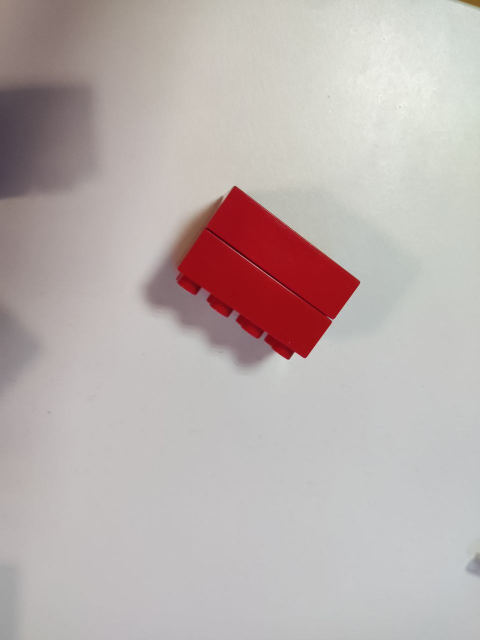
#> input picture Labeling/raw_data/photo_2022-10-12_12-52-03.jpg, 960 x 1280 px, found by its file name (shown at 1/2 size); its folder holds 4 pictures in this run
$ jupyter execute --allow-errors labler.ipynb   (shell and % lines are left out)
#> lines starting #> are read from the running program, lines starting #| are printed output that depends on the picture
[cell 1]
import numpy as np
import cv2

[cell 2]
import matplotlib.pyplot as plt
from matplotlib.colors import ListedColormap

[cell 3]
from random import randint
import os

[cell 4]
from IPython.display import display
from ipywidgets import IntSlider

[cell 5]
class Labler:
    def __init__(self, path=None):
        self.path = path
        self.img_label_dict = {}
        self.img_raw_dict = {}
        self.mask_label_dict = {}
        self.img_list = []
        self.iter = 0

    def get_img_list(self):
        self.img_list = os.listdir(self.path)

    def create_label_arrays(self):
        for filename in os.listdir(self.path):
            if filename[-4:] == '.jpg':
                self.img_list += [filename]
                raw_img = cv2.imread(self.path + "\\" + filename)
#> raw_img is the input picture: shape (1280, 960, 3); mean B, G, R 175.2, 177.1, 187.7
                raw_img = cv2.resize(raw_img, dsize=(int(raw_img.shape[0]/2), int(raw_img.shape[1]/2)), interpolation=cv2.INTER_CUBIC)
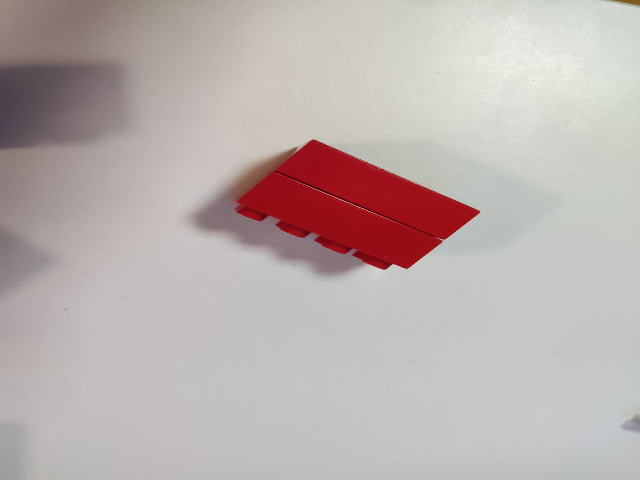
#> raw_img: shape (480, 640, 3); mean B, G, R 175.2, 177.1, 187.7
                self.img_raw_dict[filename] = raw_img
                self.img_label_dict[filename] = raw_img
                self.mask_label_dict[filename] = np.zeros((raw_img.shape[0], raw_img.shape[1]), dtype=np.uint8())
#> pass 2 of the loop in create_label_arrays, `for filename in os.listdir(self.path):`:
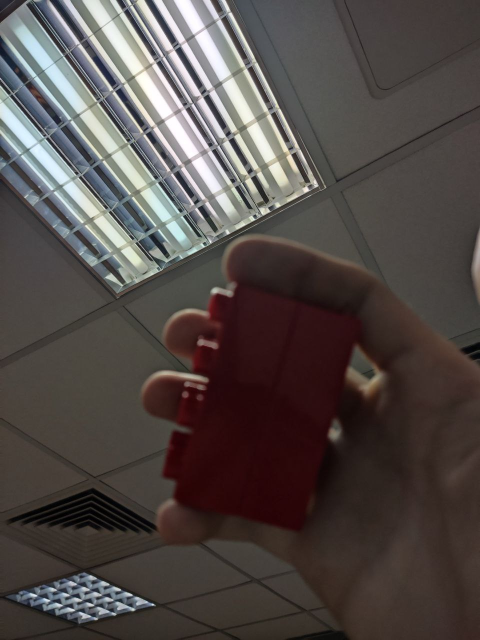
#> input picture Labeling/raw_data/photo_2022-10-12_12-52-12.jpg, 960 x 1280 px, found by its file name (shown at 1/2 size)
#> in create_label_arrays, raw_img is the input picture: shape (1280, 960, 3); mean B, G, R 71.8, 74.4, 81.8
#> in create_label_arrays, `raw_img = cv2.resize(raw_img, dsize=(int(raw_img.shape[0]/2), int(raw_..`:
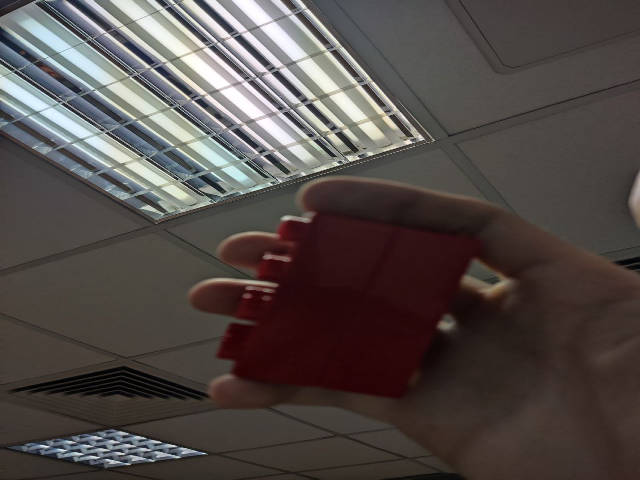
#> raw_img: shape (480, 640, 3); mean B, G, R 71.7, 74.4, 81.8
#> pass 3 of the loop in create_label_arrays, `for filename in os.listdir(self.path):`:
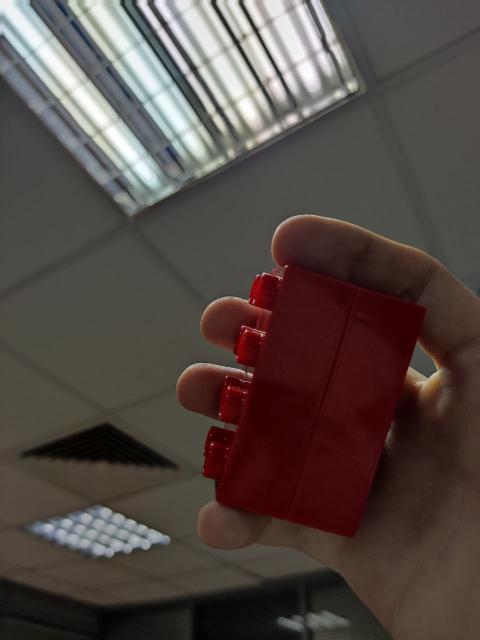
#> input picture Labeling/raw_data/photo_2022-10-12_12-52-15.jpg, 960 x 1280 px, found by its file name (shown at 1/2 size)
#> in create_label_arrays, raw_img is the input picture: shape (1280, 960, 3); mean B, G, R 68.1, 72.6, 83.5
#> in create_label_arrays, `raw_img = cv2.resize(raw_img, dsize=(int(raw_img.shape[0]/2), int(raw_..`:
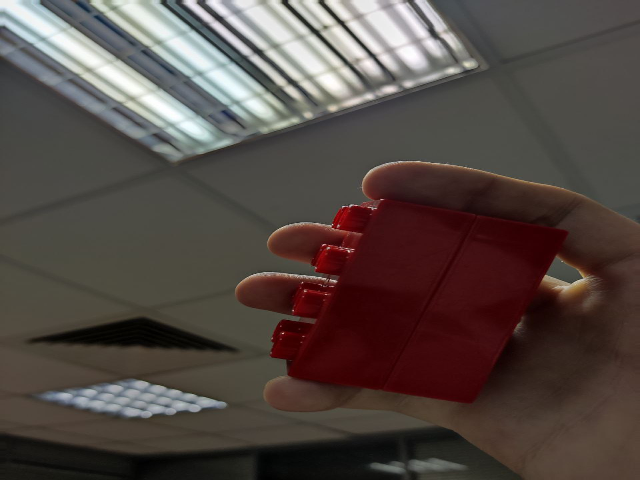
#> raw_img: shape (480, 640, 3); mean B, G, R 68.1, 72.6, 83.5
#> the loop made 4 passes; the first 3 are shown

    def get_list_len (self):
        return len(self.img_list) - 1

    def get_img (self):
        return self.img_raw_dict[img_list[self.iter]]

    def get_label_img (self):
        return self.img_label_dict[img_list[self.iter]]
    def change_iter(self, new_iter):
        self.iter = new_iter
    def find_contours(self, low, high):
#> called with low = (0, 150, 80), high = (15, 255, 255)
        for img_name in self.img_list:
            findAndDrawContour( self.img_raw_dict[img_name],self.img_label_dict[img_name], low, high)

    # [6 lines left out: function show_img, not called in this run]


l = Labler('raw_data')
l.create_label_arrays()
#> (the rest of this cell did not finish here and is left out)
